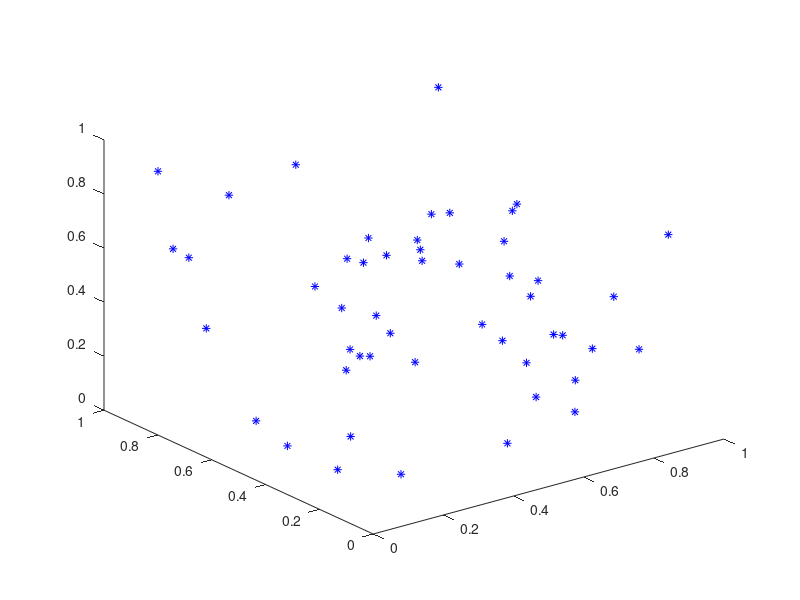

This chart was generated by the following MATLAB code: (Note: this script raises an error after producing the figure.)
% test polycons
close all
clear

a = rand(50,3); 
% a = h2e(SO3.rpy(rand(1,3)).T*e2h([rand(2,50);zeros(1,50)]))';
% a = [1:10;1:10;1:10]'/10;
% a = [0.3,0.3,0.3];
plot3(a(:,1),a(:,2),a(:,3),'b*'); hold on
ia = convhull_(a);
plot3(a(ia,1),a(ia,2),a(ia,3),'g-'); 
axis equal;